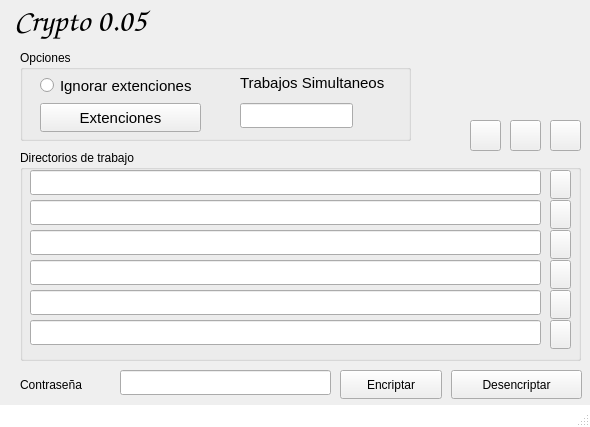
<?xml version="1.0" encoding="UTF-8"?>
<ui version="4.0">
 <class>VtnMenuPrincipal</class>
 <widget class="QMainWindow" name="VtnMenuPrincipal">
  <property name="windowModality">
   <enum>Qt::NonModal</enum>
  </property>
  <property name="geometry">
   <rect>
    <x>0</x>
    <y>0</y>
    <width>590</width>
    <height>427</height>
   </rect>
  </property>
  <property name="windowTitle">
   <string>Crypto-qt     0.05</string>
  </property>
  <property name="documentMode">
   <bool>false</bool>
  </property>
  <widget class="QWidget" name="centralWidget">
   <widget class="QLabel" name="label">
    <property name="geometry">
     <rect>
      <x>0</x>
      <y>0</y>
      <width>261</width>
      <height>41</height>
     </rect>
    </property>
    <property name="font">
     <font>
      <family>Comic Sans MS</family>
      <pointsize>24</pointsize>
     </font>
    </property>
    <property name="text">
     <string>  Crypto 0.05</string>
    </property>
   </widget>
   <widget class="QGroupBox" name="groupBox">
    <property name="geometry">
     <rect>
      <x>20</x>
      <y>50</y>
      <width>391</width>
      <height>91</height>
     </rect>
    </property>
    <property name="title">
     <string>Opciones</string>
    </property>
    <widget class="QRadioButton" name="rdbIgnorar">
     <property name="geometry">
      <rect>
       <x>20</x>
       <y>23</y>
       <width>171</width>
       <height>25</height>
      </rect>
     </property>
     <property name="font">
      <font>
       <pointsize>11</pointsize>
      </font>
     </property>
     <property name="text">
      <string>Ignorar extenciones</string>
     </property>
     <property name="checked">
      <bool>false</bool>
     </property>
    </widget>
    <widget class="QPushButton" name="btnExtenciones">
     <property name="geometry">
      <rect>
       <x>20</x>
       <y>53</y>
       <width>161</width>
       <height>29</height>
      </rect>
     </property>
     <property name="font">
      <font>
       <pointsize>11</pointsize>
      </font>
     </property>
     <property name="text">
      <string>Extenciones</string>
     </property>
    </widget>
    <widget class="QLabel" name="label_2">
     <property name="geometry">
      <rect>
       <x>220</x>
       <y>23</y>
       <width>171</width>
       <height>19</height>
      </rect>
     </property>
     <property name="font">
      <font>
       <pointsize>11</pointsize>
      </font>
     </property>
     <property name="text">
      <string>Trabajos Simultaneos</string>
     </property>
     <property name="buddy">
      <cstring>txtSimultaneos</cstring>
     </property>
    </widget>
    <widget class="QLineEdit" name="txtSimultaneos">
     <property name="geometry">
      <rect>
       <x>220</x>
       <y>53</y>
       <width>113</width>
       <height>25</height>
      </rect>
     </property>
     <property name="font">
      <font>
       <pointsize>11</pointsize>
      </font>
     </property>
     <property name="inputMethodHints">
      <set>Qt::ImhNone</set>
     </property>
     <property name="echoMode">
      <enum>QLineEdit::Normal</enum>
     </property>
    </widget>
   </widget>
   <widget class="QGroupBox" name="groupBox_2">
    <property name="geometry">
     <rect>
      <x>20</x>
      <y>150</y>
      <width>561</width>
      <height>211</height>
     </rect>
    </property>
    <property name="title">
     <string>Directorios de trabajo</string>
    </property>
    <widget class="QLineEdit" name="txtDirectorioA">
     <property name="geometry">
      <rect>
       <x>10</x>
       <y>20</y>
       <width>511</width>
       <height>25</height>
      </rect>
     </property>
     <property name="readOnly">
      <bool>true</bool>
     </property>
    </widget>
    <widget class="QLineEdit" name="txtDirectorioF">
     <property name="geometry">
      <rect>
       <x>10</x>
       <y>170</y>
       <width>511</width>
       <height>25</height>
      </rect>
     </property>
     <property name="readOnly">
      <bool>true</bool>
     </property>
    </widget>
    <widget class="QLineEdit" name="txtDirectorioE">
     <property name="geometry">
      <rect>
       <x>10</x>
       <y>140</y>
       <width>511</width>
       <height>25</height>
      </rect>
     </property>
     <property name="readOnly">
      <bool>true</bool>
     </property>
    </widget>
    <widget class="QLineEdit" name="txtDirectorioD">
     <property name="geometry">
      <rect>
       <x>10</x>
       <y>110</y>
       <width>511</width>
       <height>25</height>
      </rect>
     </property>
     <property name="readOnly">
      <bool>true</bool>
     </property>
    </widget>
    <widget class="QLineEdit" name="txtDirectorioC">
     <property name="geometry">
      <rect>
       <x>10</x>
       <y>80</y>
       <width>511</width>
       <height>25</height>
      </rect>
     </property>
     <property name="readOnly">
      <bool>true</bool>
     </property>
    </widget>
    <widget class="QLineEdit" name="txtDirectorioB">
     <property name="geometry">
      <rect>
       <x>10</x>
       <y>50</y>
       <width>511</width>
       <height>25</height>
      </rect>
     </property>
     <property name="readOnly">
      <bool>true</bool>
     </property>
    </widget>
    <widget class="QPushButton" name="btnDirectorioA">
     <property name="geometry">
      <rect>
       <x>530</x>
       <y>20</y>
       <width>21</width>
       <height>29</height>
      </rect>
     </property>
     <property name="font">
      <font>
       <pointsize>11</pointsize>
      </font>
     </property>
     <property name="text">
      <string/>
     </property>
     <property name="icon">
      <iconset>
       <normalon>:/imagenes/Directory2.png</normalon>
      </iconset>
     </property>
    </widget>
    <widget class="QPushButton" name="btnDirectorioB">
     <property name="geometry">
      <rect>
       <x>530</x>
       <y>50</y>
       <width>21</width>
       <height>29</height>
      </rect>
     </property>
     <property name="font">
      <font>
       <pointsize>11</pointsize>
      </font>
     </property>
     <property name="text">
      <string/>
     </property>
     <property name="icon">
      <iconset>
       <normalon>:/imagenes/Directory2.png</normalon>
      </iconset>
     </property>
    </widget>
    <widget class="QPushButton" name="btnDirectorioC">
     <property name="geometry">
      <rect>
       <x>530</x>
       <y>80</y>
       <width>21</width>
       <height>29</height>
      </rect>
     </property>
     <property name="font">
      <font>
       <pointsize>11</pointsize>
      </font>
     </property>
     <property name="text">
      <string/>
     </property>
     <property name="icon">
      <iconset>
       <normalon>:/imagenes/Directory2.png</normalon>
      </iconset>
     </property>
    </widget>
    <widget class="QPushButton" name="btnDirectorioD">
     <property name="geometry">
      <rect>
       <x>530</x>
       <y>110</y>
       <width>21</width>
       <height>29</height>
      </rect>
     </property>
     <property name="font">
      <font>
       <pointsize>11</pointsize>
      </font>
     </property>
     <property name="text">
      <string/>
     </property>
     <property name="icon">
      <iconset>
       <normalon>:/imagenes/Directory2.png</normalon>
      </iconset>
     </property>
    </widget>
    <widget class="QPushButton" name="btnDirectorioE">
     <property name="geometry">
      <rect>
       <x>530</x>
       <y>140</y>
       <width>21</width>
       <height>29</height>
      </rect>
     </property>
     <property name="font">
      <font>
       <pointsize>11</pointsize>
      </font>
     </property>
     <property name="text">
      <string/>
     </property>
     <property name="icon">
      <iconset>
       <normalon>:/imagenes/Directory2.png</normalon>
      </iconset>
     </property>
    </widget>
    <widget class="QPushButton" name="btnDirectorioF">
     <property name="geometry">
      <rect>
       <x>530</x>
       <y>170</y>
       <width>21</width>
       <height>29</height>
      </rect>
     </property>
     <property name="font">
      <font>
       <pointsize>11</pointsize>
      </font>
     </property>
     <property name="text">
      <string/>
     </property>
     <property name="icon">
      <iconset>
       <normalon>:/imagenes/Directory2.png</normalon>
      </iconset>
     </property>
    </widget>
   </widget>
   <widget class="QLabel" name="label_3">
    <property name="geometry">
     <rect>
      <x>20</x>
      <y>375</y>
      <width>101</width>
      <height>19</height>
     </rect>
    </property>
    <property name="text">
     <string>Contraseña</string>
    </property>
   </widget>
   <widget class="QLineEdit" name="txtPassword">
    <property name="geometry">
     <rect>
      <x>120</x>
      <y>370</y>
      <width>211</width>
      <height>25</height>
     </rect>
    </property>
    <property name="echoMode">
     <enum>QLineEdit::Password</enum>
    </property>
   </widget>
   <widget class="QPushButton" name="btnEncriptar">
    <property name="geometry">
     <rect>
      <x>340</x>
      <y>370</y>
      <width>102</width>
      <height>29</height>
     </rect>
    </property>
    <property name="text">
     <string>Encriptar</string>
    </property>
   </widget>
   <widget class="QPushButton" name="btnDesencriptar">
    <property name="geometry">
     <rect>
      <x>451</x>
      <y>370</y>
      <width>131</width>
      <height>29</height>
     </rect>
    </property>
    <property name="text">
     <string>Desencriptar</string>
    </property>
   </widget>
   <widget class="QPushButton" name="btnInformacion">
    <property name="geometry">
     <rect>
      <x>550</x>
      <y>120</y>
      <width>31</width>
      <height>31</height>
     </rect>
    </property>
    <property name="text">
     <string/>
    </property>
    <property name="icon">
     <iconset resource="imagenes/imagenes-crypto.qrc">
      <normaloff>:/imagenes/informacion.png</normaloff>
      <normalon>:/imagenes/informacion.png</normalon>
      <activeoff>:/imagenes/informacion.png</activeoff>
      <activeon>:/imagenes/informacion.png</activeon>
      <selectedoff>:/imagenes/informacion.png</selectedoff>
      <selectedon>:/imagenes/informacion.png</selectedon>:/imagenes/informacion.png</iconset>
    </property>
    <property name="iconSize">
     <size>
      <width>32</width>
      <height>32</height>
     </size>
    </property>
    <property name="flat">
     <bool>false</bool>
    </property>
   </widget>
   <widget class="QPushButton" name="btnAyuda">
    <property name="geometry">
     <rect>
      <x>510</x>
      <y>120</y>
      <width>31</width>
      <height>31</height>
     </rect>
    </property>
    <property name="text">
     <string/>
    </property>
    <property name="icon">
     <iconset resource="imagenes/imagenes-crypto.qrc">
      <normaloff>:/imagenes/ayuda.png</normaloff>:/imagenes/ayuda.png</iconset>
    </property>
    <property name="iconSize">
     <size>
      <width>32</width>
      <height>32</height>
     </size>
    </property>
    <property name="flat">
     <bool>false</bool>
    </property>
   </widget>
   <widget class="QPushButton" name="btnLimpiar">
    <property name="geometry">
     <rect>
      <x>470</x>
      <y>120</y>
      <width>31</width>
      <height>31</height>
     </rect>
    </property>
    <property name="text">
     <string/>
    </property>
    <property name="icon">
     <iconset resource="imagenes/imagenes-crypto.qrc">
      <normaloff>:/imagenes/limpiar.png</normaloff>:/imagenes/limpiar.png</iconset>
    </property>
    <property name="iconSize">
     <size>
      <width>32</width>
      <height>32</height>
     </size>
    </property>
    <property name="flat">
     <bool>false</bool>
    </property>
   </widget>
  </widget>
  <widget class="QStatusBar" name="txtEstado">
   <property name="palette">
    <palette>
     <active>
      <colorrole role="WindowText">
       <brush brushstyle="SolidPattern">
        <color alpha="255">
         <red>0</red>
         <green>0</green>
         <blue>0</blue>
        </color>
       </brush>
      </colorrole>
      <colorrole role="Button">
       <brush brushstyle="SolidPattern">
        <color alpha="255">
         <red>255</red>
         <green>255</green>
         <blue>255</blue>
        </color>
       </brush>
      </colorrole>
      <colorrole role="Light">
       <brush brushstyle="SolidPattern">
        <color alpha="255">
         <red>255</red>
         <green>255</green>
         <blue>255</blue>
        </color>
       </brush>
      </colorrole>
      <colorrole role="Midlight">
       <brush brushstyle="SolidPattern">
        <color alpha="255">
         <red>255</red>
         <green>255</green>
         <blue>255</blue>
        </color>
       </brush>
      </colorrole>
      <colorrole role="Dark">
       <brush brushstyle="SolidPattern">
        <color alpha="255">
         <red>127</red>
         <green>127</green>
         <blue>127</blue>
        </color>
       </brush>
      </colorrole>
      <colorrole role="Mid">
       <brush brushstyle="SolidPattern">
        <color alpha="255">
         <red>170</red>
         <green>170</green>
         <blue>170</blue>
        </color>
       </brush>
      </colorrole>
      <colorrole role="Text">
       <brush brushstyle="SolidPattern">
        <color alpha="255">
         <red>0</red>
         <green>0</green>
         <blue>0</blue>
        </color>
       </brush>
      </colorrole>
      <colorrole role="BrightText">
       <brush brushstyle="SolidPattern">
        <color alpha="255">
         <red>255</red>
         <green>255</green>
         <blue>255</blue>
        </color>
       </brush>
      </colorrole>
      <colorrole role="ButtonText">
       <brush brushstyle="SolidPattern">
        <color alpha="255">
         <red>0</red>
         <green>0</green>
         <blue>0</blue>
        </color>
       </brush>
      </colorrole>
      <colorrole role="Base">
       <brush brushstyle="SolidPattern">
        <color alpha="255">
         <red>255</red>
         <green>255</green>
         <blue>255</blue>
        </color>
       </brush>
      </colorrole>
      <colorrole role="Window">
       <brush brushstyle="SolidPattern">
        <color alpha="255">
         <red>255</red>
         <green>255</green>
         <blue>255</blue>
        </color>
       </brush>
      </colorrole>
      <colorrole role="Shadow">
       <brush brushstyle="SolidPattern">
        <color alpha="255">
         <red>0</red>
         <green>0</green>
         <blue>0</blue>
        </color>
       </brush>
      </colorrole>
      <colorrole role="AlternateBase">
       <brush brushstyle="SolidPattern">
        <color alpha="255">
         <red>255</red>
         <green>255</green>
         <blue>255</blue>
        </color>
       </brush>
      </colorrole>
      <colorrole role="ToolTipBase">
       <brush brushstyle="SolidPattern">
        <color alpha="255">
         <red>255</red>
         <green>255</green>
         <blue>220</blue>
        </color>
       </brush>
      </colorrole>
      <colorrole role="ToolTipText">
       <brush brushstyle="SolidPattern">
        <color alpha="255">
         <red>0</red>
         <green>0</green>
         <blue>0</blue>
        </color>
       </brush>
      </colorrole>
     </active>
     <inactive>
      <colorrole role="WindowText">
       <brush brushstyle="SolidPattern">
        <color alpha="255">
         <red>0</red>
         <green>0</green>
         <blue>0</blue>
        </color>
       </brush>
      </colorrole>
      <colorrole role="Button">
       <brush brushstyle="SolidPattern">
        <color alpha="255">
         <red>255</red>
         <green>255</green>
         <blue>255</blue>
        </color>
       </brush>
      </colorrole>
      <colorrole role="Light">
       <brush brushstyle="SolidPattern">
        <color alpha="255">
         <red>255</red>
         <green>255</green>
         <blue>255</blue>
        </color>
       </brush>
      </colorrole>
      <colorrole role="Midlight">
       <brush brushstyle="SolidPattern">
        <color alpha="255">
         <red>255</red>
         <green>255</green>
         <blue>255</blue>
        </color>
       </brush>
      </colorrole>
      <colorrole role="Dark">
       <brush brushstyle="SolidPattern">
        <color alpha="255">
         <red>127</red>
         <green>127</green>
         <blue>127</blue>
        </color>
       </brush>
      </colorrole>
      <colorrole role="Mid">
       <brush brushstyle="SolidPattern">
        <color alpha="255">
         <red>170</red>
         <green>170</green>
         <blue>170</blue>
        </color>
       </brush>
      </colorrole>
      <colorrole role="Text">
       <brush brushstyle="SolidPattern">
        <color alpha="255">
         <red>0</red>
         <green>0</green>
         <blue>0</blue>
        </color>
       </brush>
      </colorrole>
      <colorrole role="BrightText">
       <brush brushstyle="SolidPattern">
        <color alpha="255">
         <red>255</red>
         <green>255</green>
         <blue>255</blue>
        </color>
       </brush>
      </colorrole>
      <colorrole role="ButtonText">
       <brush brushstyle="SolidPattern">
        <color alpha="255">
         <red>0</red>
         <green>0</green>
         <blue>0</blue>
        </color>
       </brush>
      </colorrole>
      <colorrole role="Base">
       <brush brushstyle="SolidPattern">
        <color alpha="255">
         <red>255</red>
         <green>255</green>
         <blue>255</blue>
        </color>
       </brush>
      </colorrole>
      <colorrole role="Window">
       <brush brushstyle="SolidPattern">
        <color alpha="255">
         <red>255</red>
         <green>255</green>
         <blue>255</blue>
        </color>
       </brush>
      </colorrole>
      <colorrole role="Shadow">
       <brush brushstyle="SolidPattern">
        <color alpha="255">
         <red>0</red>
         <green>0</green>
         <blue>0</blue>
        </color>
       </brush>
      </colorrole>
      <colorrole role="AlternateBase">
       <brush brushstyle="SolidPattern">
        <color alpha="255">
         <red>255</red>
         <green>255</green>
         <blue>255</blue>
        </color>
       </brush>
      </colorrole>
      <colorrole role="ToolTipBase">
       <brush brushstyle="SolidPattern">
        <color alpha="255">
         <red>255</red>
         <green>255</green>
         <blue>220</blue>
        </color>
       </brush>
      </colorrole>
      <colorrole role="ToolTipText">
       <brush brushstyle="SolidPattern">
        <color alpha="255">
         <red>0</red>
         <green>0</green>
         <blue>0</blue>
        </color>
       </brush>
      </colorrole>
     </inactive>
     <disabled>
      <colorrole role="WindowText">
       <brush brushstyle="SolidPattern">
        <color alpha="255">
         <red>127</red>
         <green>127</green>
         <blue>127</blue>
        </color>
       </brush>
      </colorrole>
      <colorrole role="Button">
       <brush brushstyle="SolidPattern">
        <color alpha="255">
         <red>255</red>
         <green>255</green>
         <blue>255</blue>
        </color>
       </brush>
      </colorrole>
      <colorrole role="Light">
       <brush brushstyle="SolidPattern">
        <color alpha="255">
         <red>255</red>
         <green>255</green>
         <blue>255</blue>
        </color>
       </brush>
      </colorrole>
      <colorrole role="Midlight">
       <brush brushstyle="SolidPattern">
        <color alpha="255">
         <red>255</red>
         <green>255</green>
         <blue>255</blue>
        </color>
       </brush>
      </colorrole>
      <colorrole role="Dark">
       <brush brushstyle="SolidPattern">
        <color alpha="255">
         <red>127</red>
         <green>127</green>
         <blue>127</blue>
        </color>
       </brush>
      </colorrole>
      <colorrole role="Mid">
       <brush brushstyle="SolidPattern">
        <color alpha="255">
         <red>170</red>
         <green>170</green>
         <blue>170</blue>
        </color>
       </brush>
      </colorrole>
      <colorrole role="Text">
       <brush brushstyle="SolidPattern">
        <color alpha="255">
         <red>127</red>
         <green>127</green>
         <blue>127</blue>
        </color>
       </brush>
      </colorrole>
      <colorrole role="BrightText">
       <brush brushstyle="SolidPattern">
        <color alpha="255">
         <red>255</red>
         <green>255</green>
         <blue>255</blue>
        </color>
       </brush>
      </colorrole>
      <colorrole role="ButtonText">
       <brush brushstyle="SolidPattern">
        <color alpha="255">
         <red>127</red>
         <green>127</green>
         <blue>127</blue>
        </color>
       </brush>
      </colorrole>
      <colorrole role="Base">
       <brush brushstyle="SolidPattern">
        <color alpha="255">
         <red>255</red>
         <green>255</green>
         <blue>255</blue>
        </color>
       </brush>
      </colorrole>
      <colorrole role="Window">
       <brush brushstyle="SolidPattern">
        <color alpha="255">
         <red>255</red>
         <green>255</green>
         <blue>255</blue>
        </color>
       </brush>
      </colorrole>
      <colorrole role="Shadow">
       <brush brushstyle="SolidPattern">
        <color alpha="255">
         <red>0</red>
         <green>0</green>
         <blue>0</blue>
        </color>
       </brush>
      </colorrole>
      <colorrole role="AlternateBase">
       <brush brushstyle="SolidPattern">
        <color alpha="255">
         <red>255</red>
         <green>255</green>
         <blue>255</blue>
        </color>
       </brush>
      </colorrole>
      <colorrole role="ToolTipBase">
       <brush brushstyle="SolidPattern">
        <color alpha="255">
         <red>255</red>
         <green>255</green>
         <blue>220</blue>
        </color>
       </brush>
      </colorrole>
      <colorrole role="ToolTipText">
       <brush brushstyle="SolidPattern">
        <color alpha="255">
         <red>0</red>
         <green>0</green>
         <blue>0</blue>
        </color>
       </brush>
      </colorrole>
     </disabled>
    </palette>
   </property>
   <property name="cursor">
    <cursorShape>ArrowCursor</cursorShape>
   </property>
   <property name="autoFillBackground">
    <bool>true</bool>
   </property>
  </widget>
 </widget>
 <layoutdefault spacing="6" margin="11"/>
 <resources>
  <include location="imagenes/imagenes-crypto.qrc"/>
 </resources>
 <connections>
  <connection>
   <sender>btnInformacion</sender>
   <signal>clicked()</signal>
   <receiver>VtnMenuPrincipal</receiver>
   <slot>abrirInformacion()</slot>
   <hints>
    <hint type="sourcelabel">
     <x>556</x>
     <y>30</y>
    </hint>
    <hint type="destinationlabel">
     <x>543</x>
     <y>567</y>
    </hint>
   </hints>
  </connection>
  <connection>
   <sender>btnDirectorioA</sender>
   <signal>clicked()</signal>
   <receiver>VtnMenuPrincipal</receiver>
   <slot>seleccionarRuta()</slot>
   <hints>
    <hint type="sourcelabel">
     <x>567</x>
     <y>223</y>
    </hint>
    <hint type="destinationlabel">
     <x>580</x>
     <y>162</y>
    </hint>
   </hints>
  </connection>
  <connection>
   <sender>btnDirectorioB</sender>
   <signal>clicked()</signal>
   <receiver>VtnMenuPrincipal</receiver>
   <slot>seleccionarRuta()</slot>
   <hints>
    <hint type="sourcelabel">
     <x>558</x>
     <y>257</y>
    </hint>
    <hint type="destinationlabel">
     <x>515</x>
     <y>121</y>
    </hint>
   </hints>
  </connection>
  <connection>
   <sender>btnDirectorioC</sender>
   <signal>clicked()</signal>
   <receiver>VtnMenuPrincipal</receiver>
   <slot>seleccionarRuta()</slot>
   <hints>
    <hint type="sourcelabel">
     <x>569</x>
     <y>279</y>
    </hint>
    <hint type="destinationlabel">
     <x>570</x>
     <y>67</y>
    </hint>
   </hints>
  </connection>
  <connection>
   <sender>btnDirectorioD</sender>
   <signal>clicked()</signal>
   <receiver>VtnMenuPrincipal</receiver>
   <slot>seleccionarRuta()</slot>
   <hints>
    <hint type="sourcelabel">
     <x>554</x>
     <y>319</y>
    </hint>
    <hint type="destinationlabel">
     <x>481</x>
     <y>71</y>
    </hint>
   </hints>
  </connection>
  <connection>
   <sender>btnDirectorioE</sender>
   <signal>clicked()</signal>
   <receiver>VtnMenuPrincipal</receiver>
   <slot>seleccionarRuta()</slot>
   <hints>
    <hint type="sourcelabel">
     <x>566</x>
     <y>344</y>
    </hint>
    <hint type="destinationlabel">
     <x>508</x>
     <y>79</y>
    </hint>
   </hints>
  </connection>
  <connection>
   <sender>btnDirectorioF</sender>
   <signal>clicked()</signal>
   <receiver>VtnMenuPrincipal</receiver>
   <slot>seleccionarRuta()</slot>
   <hints>
    <hint type="sourcelabel">
     <x>553</x>
     <y>376</y>
    </hint>
    <hint type="destinationlabel">
     <x>461</x>
     <y>148</y>
    </hint>
   </hints>
  </connection>
  <connection>
   <sender>btnExtenciones</sender>
   <signal>clicked()</signal>
   <receiver>VtnMenuPrincipal</receiver>
   <slot>verExtenciones()</slot>
   <hints>
    <hint type="sourcelabel">
     <x>120</x>
     <y>114</y>
    </hint>
    <hint type="destinationlabel">
     <x>422</x>
     <y>5</y>
    </hint>
   </hints>
  </connection>
  <connection>
   <sender>btnEncriptar</sender>
   <signal>clicked()</signal>
   <receiver>VtnMenuPrincipal</receiver>
   <slot>ejecutar()</slot>
   <hints>
    <hint type="sourcelabel">
     <x>369</x>
     <y>385</y>
    </hint>
    <hint type="destinationlabel">
     <x>437</x>
     <y>121</y>
    </hint>
   </hints>
  </connection>
  <connection>
   <sender>btnDesencriptar</sender>
   <signal>clicked()</signal>
   <receiver>VtnMenuPrincipal</receiver>
   <slot>ejecutar()</slot>
   <hints>
    <hint type="sourcelabel">
     <x>498</x>
     <y>383</y>
    </hint>
    <hint type="destinationlabel">
     <x>449</x>
     <y>46</y>
    </hint>
   </hints>
  </connection>
  <connection>
   <sender>btnAyuda</sender>
   <signal>clicked()</signal>
   <receiver>VtnMenuPrincipal</receiver>
   <slot>abrirAyuda()</slot>
   <hints>
    <hint type="sourcelabel">
     <x>525</x>
     <y>135</y>
    </hint>
    <hint type="destinationlabel">
     <x>445</x>
     <y>98</y>
    </hint>
   </hints>
  </connection>
  <connection>
   <sender>btnLimpiar</sender>
   <signal>clicked()</signal>
   <receiver>VtnMenuPrincipal</receiver>
   <slot>limpiar()</slot>
   <hints>
    <hint type="sourcelabel">
     <x>487</x>
     <y>134</y>
    </hint>
    <hint type="destinationlabel">
     <x>430</x>
     <y>117</y>
    </hint>
   </hints>
  </connection>
 </connections>
 <slots>
  <slot>abrirInformacion()</slot>
  <slot>seleccionarRuta()</slot>
  <slot>verExtenciones()</slot>
  <slot>ejecutar()</slot>
  <slot>abrirAyuda()</slot>
  <slot>limpiar()</slot>
 </slots>
</ui>
